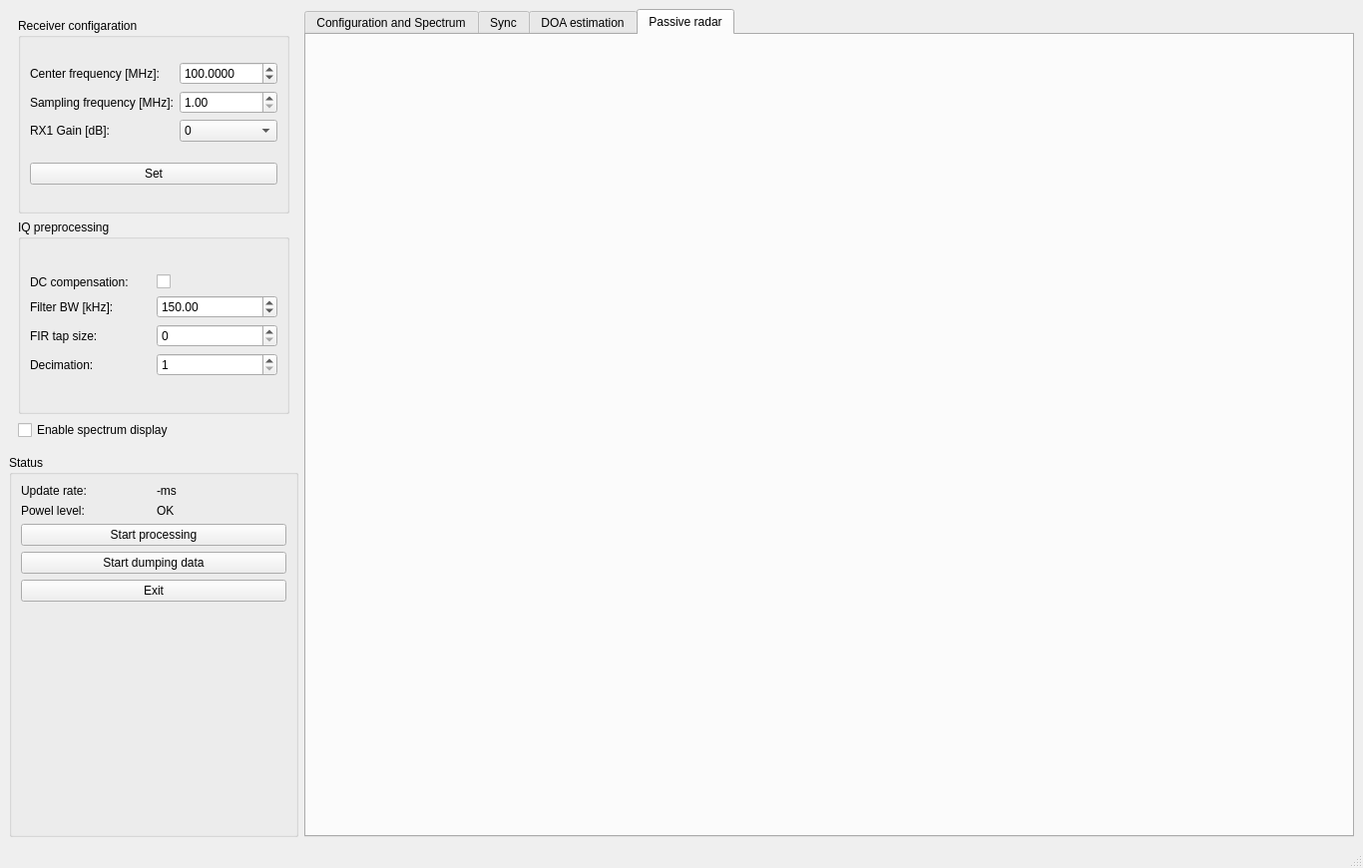
<?xml version="1.0" encoding="UTF-8"?>
<ui version="4.0">
 <class>MainWindow</class>
 <widget class="QMainWindow" name="MainWindow">
  <property name="geometry">
   <rect>
    <x>0</x>
    <y>0</y>
    <width>1366</width>
    <height>870</height>
   </rect>
  </property>
  <property name="windowTitle">
   <string>MainWindow</string>
  </property>
  <widget class="QWidget" name="centralwidget">
   <layout class="QHBoxLayout" name="horizontalLayout">
    <item>
     <layout class="QVBoxLayout" name="verticalLayout_6">
      <item>
       <widget class="QStackedWidget" name="stackedWidget_config">
        <property name="maximumSize">
         <size>
          <width>290</width>
          <height>16777215</height>
         </size>
        </property>
        <property name="currentIndex">
         <number>0</number>
        </property>
        <widget class="QWidget" name="page_4">
         <layout class="QVBoxLayout" name="verticalLayout_7">
          <item>
           <widget class="QGroupBox" name="groupBox_7">
            <property name="title">
             <string>Receiver configaration</string>
            </property>
            <layout class="QGridLayout" name="gridLayout_17">
             <item row="0" column="0">
              <layout class="QGridLayout" name="gridLayout_16">
               <item row="0" column="1">
                <widget class="QDoubleSpinBox" name="doubleSpinBox_center_freq">
                 <property name="decimals">
                  <number>4</number>
                 </property>
                 <property name="minimum">
                  <double>25.0000</double>
                 </property>
                 <property name="maximum">
                  <double>2000.0000</double>
                 </property>
                 <property name="value">
                  <double>100.0000</double>
                 </property>
                </widget>
               </item>
               <item row="1" column="0">
                <widget class="QLabel" name="label_4">
                 <property name="text">
                  <string>Sampling frequency [MHz]:</string>
                 </property>
                </widget>
               </item>
               <item row="0" column="0">
                <widget class="QLabel" name="label_3">
                 <property name="text">
                  <string>Center frequency [MHz]:</string>
                 </property>
                </widget>
               </item>
               <item row="1" column="1">
                <widget class="QDoubleSpinBox" name="label_gain_3">
                 <property name="minimum">
                  <double>1.0000</double>
                 </property>
                 <property name="maximum">
                  <double>3.2000</double>
                 </property>
                </widget>
               </item>
               <item row="2" column="0">
                <widget class="QLabel" name="label_gain_4">
                 <property name="text">
                  <string>RX1 Gain [dB]:</string>
                 </property>
                </widget>
               </item>
               <item row="2" column="1">
                <widget class="QComboBox" name="comboBox_gain_4">
                 <item>
                  <property name="text">
                   <string>0</string>
                  </property>
                 </item>
                 <item>
                  <property name="text">
                   <string>0.9</string>
                  </property>
                 </item>
                 <item>
                  <property name="text">
                   <string>1.4</string>
                  </property>
                 </item>
                 <item>
                  <property name="text">
                   <string>2.7</string>
                  </property>
                 </item>
                 <item>
                  <property name="text">
                   <string>3.7</string>
                  </property>
                 </item>
                 <item>
                  <property name="text">
                   <string>7.7</string>
                  </property>
                 </item>
                 <item>
                  <property name="text">
                   <string>8.7</string>
                  </property>
                 </item>
                 <item>
                  <property name="text">
                   <string>12.5</string>
                  </property>
                 </item>
                 <item>
                  <property name="text">
                   <string>14.4</string>
                  </property>
                 </item>
                 <item>
                  <property name="text">
                   <string>15.7</string>
                  </property>
                 </item>
                 <item>
                  <property name="text">
                   <string>16.6</string>
                  </property>
                 </item>
                 <item>
                  <property name="text">
                   <string>19.7</string>
                  </property>
                 </item>
                 <item>
                  <property name="text">
                   <string>20.7</string>
                  </property>
                 </item>
                 <item>
                  <property name="text">
                   <string>22.9</string>
                  </property>
                 </item>
                 <item>
                  <property name="text">
                   <string>25.4</string>
                  </property>
                 </item>
                 <item>
                  <property name="text">
                   <string>28.0</string>
                  </property>
                 </item>
                 <item>
                  <property name="text">
                   <string>29.7</string>
                  </property>
                 </item>
                 <item>
                  <property name="text">
                   <string>32.8</string>
                  </property>
                 </item>
                 <item>
                  <property name="text">
                   <string>33.8</string>
                  </property>
                 </item>
                 <item>
                  <property name="text">
                   <string>36.4</string>
                  </property>
                 </item>
                 <item>
                  <property name="text">
                   <string>37.2</string>
                  </property>
                 </item>
                 <item>
                  <property name="text">
                   <string>38.6</string>
                  </property>
                 </item>
                 <item>
                  <property name="text">
                   <string>40.2</string>
                  </property>
                 </item>
                 <item>
                  <property name="text">
                   <string>42.1</string>
                  </property>
                 </item>
                 <item>
                  <property name="text">
                   <string>43.4</string>
                  </property>
                 </item>
                 <item>
                  <property name="text">
                   <string>43.9</string>
                  </property>
                 </item>
                 <item>
                  <property name="text">
                   <string>44.5</string>
                  </property>
                 </item>
                 <item>
                  <property name="text">
                   <string>48.0</string>
                  </property>
                 </item>
                 <item>
                  <property name="text">
                   <string>49.6</string>
                  </property>
                 </item>
                </widget>
               </item>
              </layout>
             </item>
             <item row="1" column="0">
              <widget class="QPushButton" name="pushButton_set_receiver_config">
               <property name="text">
                <string>Set</string>
               </property>
              </widget>
             </item>
            </layout>
           </widget>
          </item>
          <item>
           <widget class="QGroupBox" name="groupBox_8">
            <property name="title">
             <string>IQ preprocessing</string>
            </property>
            <layout class="QGridLayout" name="gridLayout_3">
             <item row="0" column="0">
              <layout class="QGridLayout" name="gridLayout_2">
               <item row="2" column="0">
                <widget class="QLabel" name="label_19">
                 <property name="text">
                  <string>FIR tap size:</string>
                 </property>
                </widget>
               </item>
               <item row="1" column="0">
                <widget class="QLabel" name="label_2">
                 <property name="text">
                  <string>Filter BW [kHz]: </string>
                 </property>
                </widget>
               </item>
               <item row="0" column="0">
                <widget class="QLabel" name="label">
                 <property name="text">
                  <string>DC compensation:</string>
                 </property>
                </widget>
               </item>
               <item row="3" column="0">
                <widget class="QLabel" name="label_20">
                 <property name="text">
                  <string>Decimation:</string>
                 </property>
                </widget>
               </item>
               <item row="0" column="1">
                <widget class="QCheckBox" name="checkBox_en_dc_compensation">
                 <property name="text">
                  <string/>
                 </property>
                </widget>
               </item>
               <item row="1" column="1">
                <widget class="QDoubleSpinBox" name="doubleSpinBox_filterbw">
                 <property name="maximum">
                  <double>3400.0000</double>
                 </property>
                 <property name="value">
                  <double>150.0000</double>
                 </property>
                </widget>
               </item>
               <item row="2" column="1">
                <widget class="QSpinBox" name="spinBox_fir_tap_size">
                 <property name="toolTip">
                  <string>&lt;html&gt;&lt;head/&gt;&lt;body&gt;&lt;p&gt;Set to 0 to disable FIR filtering.&lt;/p&gt;&lt;/body&gt;&lt;/html&gt;</string>
                 </property>
                 <property name="maximum">
                  <number>10000</number>
                 </property>
                </widget>
               </item>
               <item row="3" column="1">
                <widget class="QSpinBox" name="spinBox_decimation">
                 <property name="minimum">
                  <number>1</number>
                 </property>
                 <property name="maximum">
                  <number>1000</number>
                 </property>
                </widget>
               </item>
              </layout>
             </item>
            </layout>
           </widget>
          </item>
          <item>
           <widget class="QCheckBox" name="checkBox_en_spectrum">
            <property name="text">
             <string>Enable spectrum display</string>
            </property>
           </widget>
          </item>
         </layout>
        </widget>
        <widget class="QWidget" name="page">
         <layout class="QHBoxLayout" name="horizontalLayout_2">
          <item>
           <widget class="QGroupBox" name="groupBox">
            <property name="title">
             <string>Syncronization</string>
            </property>
            <layout class="QGridLayout" name="gridLayout_9">
             <item row="0" column="1">
              <layout class="QVBoxLayout" name="verticalLayout_2">
               <item>
                <layout class="QGridLayout" name="gridLayout_8">
                 <item row="0" column="0">
                  <widget class="QLabel" name="label_12">
                   <property name="text">
                    <string>Enable sync display:</string>
                   </property>
                  </widget>
                 </item>
                 <item row="0" column="1">
                  <widget class="QCheckBox" name="checkBox_en_sync_display">
                   <property name="text">
                    <string/>
                   </property>
                  </widget>
                 </item>
                 <item row="1" column="0">
                  <widget class="QLabel" name="label_32">
                   <property name="text">
                    <string>Noise source ON/OFF</string>
                   </property>
                  </widget>
                 </item>
                 <item row="1" column="1">
                  <widget class="QCheckBox" name="checkBox_en_noise_source">
                   <property name="text">
                    <string/>
                   </property>
                  </widget>
                 </item>
                </layout>
               </item>
               <item>
                <widget class="QPushButton" name="pushButton_del_sync_history">
                 <property name="text">
                  <string>Delete history</string>
                 </property>
                </widget>
               </item>
               <item>
                <widget class="QPushButton" name="pushButton_sync">
                 <property name="text">
                  <string>Sample sync</string>
                 </property>
                </widget>
               </item>
               <item>
                <widget class="QPushButton" name="pushButton_iq_calib">
                 <property name="text">
                  <string>Calibrate IQ</string>
                 </property>
                </widget>
               </item>
              </layout>
             </item>
             <item row="1" column="1">
              <spacer name="verticalSpacer_3">
               <property name="orientation">
                <enum>Qt::Vertical</enum>
               </property>
               <property name="sizeHint" stdset="0">
                <size>
                 <width>20</width>
                 <height>40</height>
                </size>
               </property>
              </spacer>
             </item>
            </layout>
           </widget>
          </item>
         </layout>
        </widget>
        <widget class="QWidget" name="page_2">
         <layout class="QVBoxLayout" name="verticalLayout">
          <item>
           <widget class="QGroupBox" name="groupBox_2">
            <property name="title">
             <string>Antenna configarion</string>
            </property>
            <layout class="QGridLayout" name="gridLayout_7">
             <item row="0" column="0">
              <layout class="QGridLayout" name="gridLayout_4">
               <item row="0" column="0">
                <widget class="QLabel" name="label_21">
                 <property name="text">
                  <string>Arrangement:</string>
                 </property>
                </widget>
               </item>
               <item row="1" column="0">
                <widget class="QLabel" name="label_24">
                 <property name="text">
                  <string>Spacing [meters]:</string>
                 </property>
                </widget>
               </item>
               <item row="0" column="1">
                <widget class="QComboBox" name="comboBox_antenna_alignment">
                 <property name="toolTip">
                  <string>&lt;html&gt;&lt;head/&gt;&lt;body&gt;&lt;p&gt;ULA (Uniform Linear Array)&lt;br/&gt;UCA (Uniform Ciruclar Array)&lt;/p&gt;&lt;/body&gt;&lt;/html&gt;</string>
                 </property>
                 <item>
                  <property name="text">
                   <string>ULA</string>
                  </property>
                 </item>
                 <item>
                  <property name="text">
                   <string>UCA</string>
                  </property>
                 </item>
                </widget>
               </item>
               <item row="1" column="1">
                <widget class="QDoubleSpinBox" name="doubleSpinBox_DOA_d">
                 <property name="decimals">
                  <number>4</number>
                 </property>
                 <property name="value">
                  <double>0.5000</double>
                 </property>
                </widget>
               </item>
              </layout>
             </item>
             <item row="1" column="0">
              <widget class="QPushButton" name="pushButton_DOA_cal_90">
               <property name="text">
                <string>Calibrate 90 deg</string>
               </property>
              </widget>
             </item>
            </layout>
           </widget>
          </item>
          <item>
           <widget class="QGroupBox" name="groupBox_4">
            <property name="title">
             <string>DOA estimation</string>
            </property>
            <layout class="QGridLayout" name="gridLayout_10">
             <item row="0" column="0">
              <layout class="QGridLayout" name="gridLayout">
               <item row="4" column="1">
                <widget class="QCheckBox" name="checkBox_en_DOA_MEM">
                 <property name="text">
                  <string/>
                 </property>
                </widget>
               </item>
               <item row="7" column="0">
                <widget class="QLabel" name="label_10">
                 <property name="text">
                  <string>Sample size 2^x:</string>
                 </property>
                </widget>
               </item>
               <item row="2" column="1">
                <widget class="QCheckBox" name="checkBox_en_DOA_Bartlett">
                 <property name="text">
                  <string/>
                 </property>
                </widget>
               </item>
               <item row="0" column="0">
                <widget class="QLabel" name="label_11">
                 <property name="text">
                  <string>Enable/Disable:</string>
                 </property>
                </widget>
               </item>
               <item row="3" column="1">
                <widget class="QCheckBox" name="checkBox_en_DOA_Capon">
                 <property name="text">
                  <string/>
                 </property>
                </widget>
               </item>
               <item row="5" column="0">
                <widget class="QLabel" name="label_9">
                 <property name="text">
                  <string>MUSIC</string>
                 </property>
                </widget>
               </item>
               <item row="4" column="0">
                <widget class="QLabel" name="label_8">
                 <property name="text">
                  <string>MEM</string>
                 </property>
                </widget>
               </item>
               <item row="7" column="1">
                <widget class="QSpinBox" name="spinBox_DOA_sample_size">
                 <property name="minimum">
                  <number>1</number>
                 </property>
                 <property name="maximum">
                  <number>22</number>
                 </property>
                 <property name="value">
                  <number>15</number>
                 </property>
                </widget>
               </item>
               <item row="5" column="1">
                <widget class="QCheckBox" name="checkBox_en_DOA_MUSIC">
                 <property name="text">
                  <string/>
                 </property>
                </widget>
               </item>
               <item row="0" column="1">
                <widget class="QCheckBox" name="checkBox_en_DOA">
                 <property name="text">
                  <string/>
                 </property>
                 <property name="checked">
                  <bool>true</bool>
                 </property>
                </widget>
               </item>
               <item row="3" column="0">
                <widget class="QLabel" name="label_7">
                 <property name="text">
                  <string>Capon</string>
                 </property>
                </widget>
               </item>
               <item row="2" column="0">
                <widget class="QLabel" name="label_6">
                 <property name="text">
                  <string>Bartlett</string>
                 </property>
                </widget>
               </item>
               <item row="8" column="0">
                <widget class="QLabel" name="label_16">
                 <property name="text">
                  <string>FB average:</string>
                 </property>
                </widget>
               </item>
               <item row="8" column="1">
                <widget class="QCheckBox" name="checkBox_en_DOA_FB_avg">
                 <property name="text">
                  <string/>
                 </property>
                </widget>
               </item>
               <item row="1" column="0">
                <widget class="QLabel" name="label_5">
                 <property name="font">
                  <font>
                   <pointsize>11</pointsize>
                   <weight>75</weight>
                   <bold>true</bold>
                  </font>
                 </property>
                 <property name="text">
                  <string>Methods:</string>
                 </property>
                </widget>
               </item>
               <item row="6" column="0">
                <widget class="QLabel" name="label_15">
                 <property name="font">
                  <font>
                   <pointsize>11</pointsize>
                   <weight>75</weight>
                   <bold>true</bold>
                  </font>
                 </property>
                 <property name="text">
                  <string>Corr. matrix</string>
                 </property>
                </widget>
               </item>
              </layout>
             </item>
            </layout>
           </widget>
          </item>
         </layout>
        </widget>
        <widget class="QWidget" name="page_3">
         <layout class="QVBoxLayout" name="verticalLayout_3">
          <item>
           <widget class="QCheckBox" name="checkBox_en_passive_radar">
            <property name="text">
             <string>Enable passive radar processing</string>
            </property>
           </widget>
          </item>
          <item>
           <widget class="QGroupBox" name="groupBox_3">
            <property name="title">
             <string>Channel configuration</string>
            </property>
            <layout class="QGridLayout" name="gridLayout_13">
             <item row="0" column="0">
              <layout class="QGridLayout" name="gridLayout_11">
               <item row="0" column="0">
                <widget class="QLabel" name="label_13">
                 <property name="text">
                  <string>Reference channel:</string>
                 </property>
                </widget>
               </item>
               <item row="1" column="0">
                <widget class="QLabel" name="label_14">
                 <property name="text">
                  <string>Surveillance channel:</string>
                 </property>
                </widget>
               </item>
               <item row="1" column="1">
                <widget class="QSpinBox" name="spinBox_surv_ch_select">
                 <property name="maximum">
                  <number>3</number>
                 </property>
                 <property name="value">
                  <number>1</number>
                 </property>
                </widget>
               </item>
               <item row="0" column="1">
                <widget class="QSpinBox" name="spinBox_ref_ch_select">
                 <property name="maximum">
                  <number>3</number>
                 </property>
                </widget>
               </item>
               <item row="2" column="0">
                <widget class="QLabel" name="label_30">
                 <property name="text">
                  <string>Sample size 2^x:</string>
                 </property>
                </widget>
               </item>
               <item row="2" column="1">
                <widget class="QSpinBox" name="spinBox_pr_sample_size">
                 <property name="maximum">
                  <number>25</number>
                 </property>
                 <property name="value">
                  <number>15</number>
                 </property>
                </widget>
               </item>
              </layout>
             </item>
            </layout>
           </widget>
          </item>
          <item>
           <widget class="QGroupBox" name="groupBox_5">
            <property name="title">
             <string>Time domain clutter cancellation</string>
            </property>
            <layout class="QGridLayout" name="gridLayout_19">
             <item row="0" column="0">
              <layout class="QGridLayout" name="gridLayout_18">
               <item row="0" column="0">
                <widget class="QLabel" name="label_23">
                 <property name="text">
                  <string>Enable/Disable:</string>
                 </property>
                </widget>
               </item>
               <item row="1" column="0">
                <widget class="QLabel" name="label_25">
                 <property name="text">
                  <string>Method:</string>
                 </property>
                </widget>
               </item>
               <item row="0" column="1">
                <widget class="QCheckBox" name="checkBox_en_td_filter">
                 <property name="text">
                  <string/>
                 </property>
                </widget>
               </item>
               <item row="2" column="0">
                <widget class="QLabel" name="label_26">
                 <property name="text">
                  <string>Filter dimension:</string>
                 </property>
                </widget>
               </item>
               <item row="2" column="1">
                <widget class="QSpinBox" name="spinBox_td_filter_dimension">
                 <property name="minimum">
                  <number>1</number>
                 </property>
                 <property name="maximum">
                  <number>16384</number>
                 </property>
                 <property name="value">
                  <number>127</number>
                 </property>
                </widget>
               </item>
               <item row="1" column="1">
                <widget class="QComboBox" name="comboBox_td_filter_method">
                 <item>
                  <property name="text">
                   <string>Wiener - SSMI</string>
                  </property>
                 </item>
                </widget>
               </item>
              </layout>
             </item>
             <item row="1" column="0">
              <widget class="QGroupBox" name="groupBox_9">
               <property name="title">
                <string>Cross-Correlation Detector</string>
               </property>
               <layout class="QGridLayout" name="gridLayout_21">
                <item row="0" column="0">
                 <layout class="QGridLayout" name="gridLayout_20">
                  <item row="1" column="1">
                   <widget class="QDoubleSpinBox" name="doubleSpinBox_cc_det_max_Doppler">
                    <property name="maximum">
                     <double>100000.000000000000000</double>
                    </property>
                    <property name="value">
                     <double>500.000000000000000</double>
                    </property>
                   </widget>
                  </item>
                  <item row="0" column="0">
                   <widget class="QLabel" name="label_27">
                    <property name="text">
                     <string>max Range:</string>
                    </property>
                   </widget>
                  </item>
                  <item row="1" column="0">
                   <widget class="QLabel" name="label_28">
                    <property name="text">
                     <string>max Doppler:</string>
                    </property>
                   </widget>
                  </item>
                  <item row="2" column="0">
                   <widget class="QLabel" name="label_29">
                    <property name="text">
                     <string>Windowing:</string>
                    </property>
                   </widget>
                  </item>
                  <item row="0" column="1">
                   <widget class="QDoubleSpinBox" name="doubleSpinBox_cc_det_max_range">
                    <property name="maximum">
                     <double>100000.0000</double>
                    </property>
                    <property name="value">
                     <double>128.0000</double>
                    </property>
                   </widget>
                  </item>
                  <item row="2" column="1">
                   <widget class="QComboBox" name="comboBox_cc_det_windowing">
                    <item>
                     <property name="text">
                      <string>Rectangular</string>
                     </property>
                    </item>
                    <item>
                     <property name="text">
                      <string>Hamming</string>
                     </property>
                    </item>
                   </widget>
                  </item>
                  <item row="3" column="0">
                   <widget class="QLabel" name="label_31">
                    <property name="text">
                     <string>Dynamic range: </string>
                    </property>
                   </widget>
                  </item>
                  <item row="3" column="1">
                   <widget class="QSpinBox" name="spinBox_rd_dyn_range">
                    <property name="maximum">
                     <number>100</number>
                    </property>
                    <property name="value">
                     <number>20</number>
                    </property>
                   </widget>
                  </item>
                 </layout>
                </item>
               </layout>
              </widget>
             </item>
            </layout>
           </widget>
          </item>
         </layout>
        </widget>
       </widget>
      </item>
      <item>
       <widget class="QGroupBox" name="groupBox_6">
        <property name="maximumSize">
         <size>
          <width>290</width>
          <height>16777215</height>
         </size>
        </property>
        <property name="title">
         <string>Status </string>
        </property>
        <layout class="QGridLayout" name="gridLayout_15">
         <item row="2" column="0">
          <layout class="QGridLayout" name="gridLayout_14">
           <item row="1" column="1">
            <widget class="QLabel" name="label_power_level">
             <property name="text">
              <string>OK</string>
             </property>
            </widget>
           </item>
           <item row="1" column="0">
            <widget class="QLabel" name="label_17">
             <property name="text">
              <string>Powel level:</string>
             </property>
            </widget>
           </item>
           <item row="0" column="1">
            <widget class="QLabel" name="label_update_rate">
             <property name="text">
              <string>-ms</string>
             </property>
            </widget>
           </item>
           <item row="0" column="0">
            <widget class="QLabel" name="label_22">
             <property name="text">
              <string>Update rate:</string>
             </property>
            </widget>
           </item>
          </layout>
         </item>
         <item row="6" column="0">
          <spacer name="verticalSpacer_4">
           <property name="orientation">
            <enum>Qt::Vertical</enum>
           </property>
           <property name="sizeHint" stdset="0">
            <size>
             <width>20</width>
             <height>40</height>
            </size>
           </property>
          </spacer>
         </item>
         <item row="5" column="0">
          <widget class="QPushButton" name="pushButton_close">
           <property name="text">
            <string>Exit</string>
           </property>
          </widget>
         </item>
         <item row="3" column="0">
          <widget class="QPushButton" name="pushButton_proc_control">
           <property name="text">
            <string>Start processing</string>
           </property>
          </widget>
         </item>
         <item row="4" column="0">
          <widget class="QPushButton" name="pushButton_dump_control">
           <property name="text">
            <string>Start dumping data</string>
           </property>
          </widget>
         </item>
        </layout>
       </widget>
      </item>
     </layout>
    </item>
    <item>
     <widget class="QTabWidget" name="tabWidget">
      <property name="currentIndex">
       <number>3</number>
      </property>
      <widget class="QWidget" name="tab_spectrum">
       <attribute name="title">
        <string>Configuration and Spectrum</string>
       </attribute>
       <layout class="QGridLayout" name="gridLayout_6">
        <item row="0" column="0">
         <layout class="QGridLayout" name="gridLayout_spectrum"/>
        </item>
       </layout>
      </widget>
      <widget class="QWidget" name="tab_symc">
       <attribute name="title">
        <string>Sync</string>
       </attribute>
       <layout class="QGridLayout" name="gridLayout_5">
        <item row="0" column="0">
         <layout class="QGridLayout" name="gridLayout_sync"/>
        </item>
       </layout>
      </widget>
      <widget class="QWidget" name="tab_DOA">
       <attribute name="title">
        <string>DOA estimation</string>
       </attribute>
       <layout class="QGridLayout" name="gridLayout_12">
        <item row="0" column="0">
         <layout class="QGridLayout" name="gridLayout_DOA"/>
        </item>
       </layout>
      </widget>
      <widget class="QWidget" name="tab">
       <attribute name="title">
        <string>Passive radar</string>
       </attribute>
       <layout class="QGridLayout" name="gridLayout_23">
        <item row="0" column="0">
         <layout class="QGridLayout" name="gridLayout_RD"/>
        </item>
       </layout>
      </widget>
     </widget>
    </item>
   </layout>
  </widget>
  <widget class="QMenuBar" name="menubar">
   <property name="geometry">
    <rect>
     <x>0</x>
     <y>0</y>
     <width>1366</width>
     <height>31</height>
    </rect>
   </property>
  </widget>
  <widget class="QStatusBar" name="statusbar"/>
 </widget>
 <resources/>
 <connections/>
</ui>
